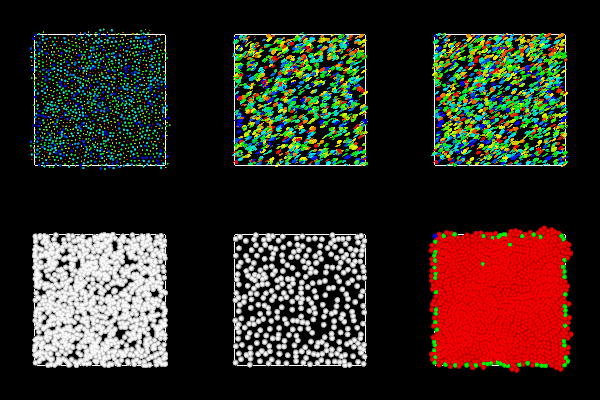

Python code for this plot:
#!/usr/bin/env python

# Demonstrate vtkPointSmoothingFilter with six smoothing modes on a random
# planar point cloud with synthetic scalars and tensors, rendered in a
# 3x2 viewport grid.

# Factory overrides
import vtkmodules.vtkInteractionStyle  # noqa: F401
import vtkmodules.vtkRenderingFreeType  # noqa: F401
import vtkmodules.vtkRenderingOpenGL2  # noqa: F401

from vtkmodules.vtkCommonCore import (
    vtkFloatArray,
    vtkMath,
    vtkPoints,
)
from vtkmodules.vtkCommonDataModel import (
    vtkCellArray,
    vtkPlane,
    vtkPolyData,
)
from vtkmodules.vtkFiltersCore import (
    vtkGlyph3D,
    vtkTensorGlyph,
)
from vtkmodules.vtkFiltersExtraction import vtkExtractTensorComponents
from vtkmodules.vtkFiltersModeling import vtkOutlineFilter
from vtkmodules.vtkFiltersPoints import vtkPointSmoothingFilter
from vtkmodules.vtkFiltersSources import vtkSphereSource
from vtkmodules.vtkRenderingCore import (
    vtkActor,
    vtkCamera,
    vtkPolyDataMapper,
    vtkRenderWindow,
    vtkRenderWindowInteractor,
    vtkRenderer,
)

# Parameters
n_pts = 1500
math = vtkMath()
math.RandomSeed(31415)

normal = [0, 0, 1]
center = [0, 0, 0]
plane = vtkPlane()
plane.SetOrigin(center)
plane.SetNormal(normal)

# Create random planar point cloud with scalars and tensors
point_positions = vtkPoints()
point_positions.SetNumberOfPoints(n_pts)
verts = vtkCellArray()
scalars = vtkFloatArray()
scalars.SetNumberOfTuples(n_pts)
tensors = vtkFloatArray()
tensors.SetNumberOfComponents(6)
tensors.SetNumberOfTuples(n_pts)

for i in range(0, n_pts):
    point_positions.SetPoint(i, math.Random(-1, 1), math.Random(-1, 1), 0.0)
    verts.InsertNextCell(1, [i])
    scalars.SetTuple1(i, math.Random(2, 5))
    tensors.SetTuple6(i, math.Random(1, 3), math.Random(-1, 1), math.Random(-1, 1),
                      math.Random(1, 3), math.Random(-1, 1), 1)

point_data = vtkPolyData()
point_data.SetPoints(point_positions)
point_data.SetVerts(verts)
point_data.GetPointData().SetScalars(scalars)
point_data.GetPointData().SetTensors(tensors)

# Extract tensor information
tensor_extract = vtkExtractTensorComponents()
tensor_extract.SetInputData(point_data)
tensor_extract.ExtractScalarsOn()
tensor_extract.ScalarIsDeterminant()
tensor_extract.PassTensorsToOutputOn()
tensor_extract.Update()

# Glyph source
sphere_source = vtkSphereSource()
sphere_source.SetRadius(0.5)
sphere_source.SetCenter(0.0, 0.0, 0.0)
sphere_source.SetThetaResolution(16)
sphere_source.SetPhiResolution(8)
sphere_source.Update()

# --- Default (no smoothing) ---
smooth_0 = vtkPointSmoothingFilter()
smooth_0.SetInputData(point_data)
smooth_0.SetNumberOfIterations(0)
smooth_0.SetSmoothingModeToDefault()
smooth_0.Update()

glyph_0 = vtkGlyph3D()
glyph_0.SetInputConnection(smooth_0.GetOutputPort())
glyph_0.SetSourceConnection(sphere_source.GetOutputPort())
glyph_0.SetScaleModeToDataScalingOff()
glyph_0.SetScaleFactor(0.1)

glyph_mapper_0 = vtkPolyDataMapper()
glyph_mapper_0.SetInputConnection(glyph_0.GetOutputPort())
glyph_mapper_0.ScalarVisibilityOff()

glyph_actor_0 = vtkActor()
glyph_actor_0.SetMapper(glyph_mapper_0)
glyph_actor_0.GetProperty().SetColor(1, 1, 1)

# --- Geometric ---
smooth_1 = vtkPointSmoothingFilter()
smooth_1.SetInputData(point_data)
smooth_1.SetSmoothingModeToGeometric()
smooth_1.SetNumberOfIterations(20)
smooth_1.SetNumberOfSubIterations(100)
smooth_1.SetMaximumStepSize(0.01)
smooth_1.SetNeighborhoodSize(24)
smooth_1.EnableConstraintsOff()
smooth_1.SetFixedAngle(50)
smooth_1.SetBoundaryAngle(100)
smooth_1.GenerateConstraintScalarsOn()
smooth_1.Update()

glyph_1 = vtkGlyph3D()
glyph_1.SetInputConnection(smooth_1.GetOutputPort())
glyph_1.SetSourceConnection(sphere_source.GetOutputPort())
glyph_1.SetScaleModeToDataScalingOff()
glyph_1.SetScaleFactor(0.1)

glyph_mapper_1 = vtkPolyDataMapper()
glyph_mapper_1.SetInputConnection(glyph_1.GetOutputPort())
glyph_mapper_1.SetColorModeToMapScalars()
glyph_mapper_1.SetScalarModeToUsePointFieldData()
glyph_mapper_1.SetArrayAccessMode(1)
glyph_mapper_1.SetArrayName("Constraint Scalars")
glyph_mapper_1.SetScalarRange(0, 2)

glyph_actor_1 = vtkActor()
glyph_actor_1.SetMapper(glyph_mapper_1)
glyph_actor_1.GetProperty().SetColor(1, 1, 1)

# --- Uniform ---
smooth_2 = vtkPointSmoothingFilter()
smooth_2.SetInputData(point_data)
smooth_2.SetSmoothingModeToUniform()
smooth_2.SetNumberOfIterations(80)
smooth_2.SetNumberOfSubIterations(10)
smooth_2.EnableConstraintsOn()
smooth_2.SetMaximumStepSize(0.01)
smooth_2.SetNeighborhoodSize(20)
smooth_2.GenerateConstraintScalarsOn()
smooth_2.SetPackingFactor(1.5)
smooth_2.Update()

glyph_2 = vtkGlyph3D()
glyph_2.SetInputConnection(smooth_2.GetOutputPort())
glyph_2.SetSourceConnection(sphere_source.GetOutputPort())
glyph_2.SetScaleModeToDataScalingOff()
glyph_2.SetScaleFactor(0.1)
glyph_2.Update()

glyph_mapper_2 = vtkPolyDataMapper()
glyph_mapper_2.SetInputConnection(glyph_2.GetOutputPort())
glyph_mapper_2.SetScalarModeToUsePointFieldData()
glyph_mapper_2.SetArrayAccessMode(1)
glyph_mapper_2.SetArrayName("Constraint Scalars")
glyph_mapper_2.SetScalarRange(0, 2)

glyph_actor_2 = vtkActor()
glyph_actor_2.SetMapper(glyph_mapper_2)
glyph_actor_2.GetProperty().SetColor(1, 1, 1)

# --- Scalar ---
smooth_3 = vtkPointSmoothingFilter()
smooth_3.SetInputData(point_data)
smooth_3.SetSmoothingModeToScalars()
smooth_3.SetNumberOfIterations(80)
smooth_3.SetNumberOfSubIterations(20)
smooth_3.SetMaximumStepSize(0.01)
smooth_3.SetNeighborhoodSize(18)
smooth_3.EnableConstraintsOff()
smooth_3.SetFixedAngle(50)
smooth_3.SetBoundaryAngle(100)
smooth_3.GenerateConstraintScalarsOn()
smooth_3.SetPackingFactor(1.5)
smooth_3.Update()

glyph_3 = vtkGlyph3D()
glyph_3.SetInputConnection(smooth_3.GetOutputPort())
glyph_3.SetSourceConnection(sphere_source.GetOutputPort())
glyph_3.SetScaleFactor(0.01)

glyph_mapper_3 = vtkPolyDataMapper()
glyph_mapper_3.SetInputConnection(glyph_3.GetOutputPort())
glyph_mapper_3.SetScalarRange(2, 5)

glyph_actor_3 = vtkActor()
glyph_actor_3.SetMapper(glyph_mapper_3)
glyph_actor_3.GetProperty().SetColor(1, 1, 1)

# --- Frame Field (first) ---
smooth_4 = vtkPointSmoothingFilter()
smooth_4.SetInputData(point_data)
smooth_4.SetSmoothingModeToFrameField()
smooth_4.SetNumberOfIterations(40)
smooth_4.SetNumberOfSubIterations(10)
smooth_4.SetMaximumStepSize(0.01)
smooth_4.SetNeighborhoodSize(18)
smooth_4.SetPackingFactor(0.75)
smooth_4.SetMotionConstraintToPlane()
smooth_4.SetPlane(plane)
smooth_4.Update()

glyph_4 = vtkTensorGlyph()
glyph_4.SetInputConnection(smooth_4.GetOutputPort())
glyph_4.SetSourceConnection(sphere_source.GetOutputPort())
glyph_4.SetScaleFactor(0.025)

glyph_mapper_4 = vtkPolyDataMapper()
glyph_mapper_4.SetInputConnection(glyph_4.GetOutputPort())
glyph_mapper_4.SetScalarRange(2, 5)

glyph_actor_4 = vtkActor()
glyph_actor_4.SetMapper(glyph_mapper_4)
glyph_actor_4.GetProperty().SetColor(1, 1, 1)

# --- Frame Field (second, more iterations) ---
smooth_5 = vtkPointSmoothingFilter()
smooth_5.SetInputData(point_data)
smooth_5.SetSmoothingModeToFrameField()
smooth_5.SetFrameFieldArray(tensors)
smooth_5.SetNumberOfIterations(5000)
smooth_5.SetNumberOfSubIterations(100)
smooth_5.SetMaximumStepSize(0.00001)
smooth_5.SetNeighborhoodSize(40)
smooth_5.SetPackingFactor(0.25)
smooth_5.SetAttractionFactor(0.25)
smooth_5.SetMotionConstraintToPlane()
smooth_5.SetPlane(plane)
smooth_5.Update()

glyph_5 = vtkTensorGlyph()
glyph_5.SetInputConnection(smooth_5.GetOutputPort())
glyph_5.SetSourceConnection(sphere_source.GetOutputPort())
glyph_5.SetScaleFactor(0.025)

glyph_mapper_5 = vtkPolyDataMapper()
glyph_mapper_5.SetInputConnection(glyph_5.GetOutputPort())
glyph_mapper_5.SetScalarRange(2, 5)

glyph_actor_5 = vtkActor()
glyph_actor_5.SetMapper(glyph_mapper_5)
glyph_actor_5.GetProperty().SetColor(1, 1, 1)

# Outline
outline = vtkOutlineFilter()
outline.SetInputData(point_data)

outline_mapper = vtkPolyDataMapper()
outline_mapper.SetInputConnection(outline.GetOutputPort())

outline_actor = vtkActor()
outline_actor.SetMapper(outline_mapper)
outline_actor.GetProperty().SetColor(1, 1, 1)

# Renderers
renderer_0 = vtkRenderer()
renderer_0.SetViewport(0, 0, 0.333, 0.5)
renderer_0.AddActor(glyph_actor_0)
renderer_0.AddActor(outline_actor)
renderer_0.SetBackground(0, 0, 0)

renderer_1 = vtkRenderer()
renderer_1.SetViewport(0.333, 0, 0.667, 0.5)
renderer_1.AddActor(glyph_actor_1)
renderer_1.AddActor(outline_actor)
renderer_1.SetBackground(0, 0, 0)

renderer_2 = vtkRenderer()
renderer_2.SetViewport(0.667, 0, 1, 0.5)
renderer_2.AddActor(glyph_actor_2)
renderer_2.AddActor(outline_actor)
renderer_2.SetBackground(0, 0, 0)

renderer_3 = vtkRenderer()
renderer_3.SetViewport(0, 0.5, 0.333, 1)
renderer_3.AddActor(glyph_actor_3)
renderer_3.AddActor(outline_actor)
renderer_3.SetBackground(0, 0, 0)

renderer_4 = vtkRenderer()
renderer_4.SetViewport(0.333, 0.5, 0.667, 1)
renderer_4.AddActor(glyph_actor_4)
renderer_4.AddActor(outline_actor)
renderer_4.SetBackground(0, 0, 0)

renderer_5 = vtkRenderer()
renderer_5.SetViewport(0.667, 0.5, 1, 1)
renderer_5.AddActor(glyph_actor_5)
renderer_5.AddActor(outline_actor)
renderer_5.SetBackground(0, 0, 0)

# Window
render_window = vtkRenderWindow()
render_window.AddRenderer(renderer_0)
render_window.AddRenderer(renderer_1)
render_window.AddRenderer(renderer_2)
render_window.AddRenderer(renderer_3)
render_window.AddRenderer(renderer_4)
render_window.AddRenderer(renderer_5)
render_window.SetSize(600, 400)
render_window.SetWindowName("smoothing planar cloud")

# Scene
camera = vtkCamera()
camera.SetFocalPoint(0, 0, 0)
camera.SetPosition(normal)

renderer_0.SetActiveCamera(camera)
renderer_0.ResetCamera()
renderer_1.SetActiveCamera(camera)
renderer_2.SetActiveCamera(camera)
renderer_3.SetActiveCamera(camera)
renderer_4.SetActiveCamera(camera)
renderer_5.SetActiveCamera(camera)

# Interactor
interactor = vtkRenderWindowInteractor()
interactor.SetRenderWindow(render_window)

interactor.Initialize()
interactor.Start()
